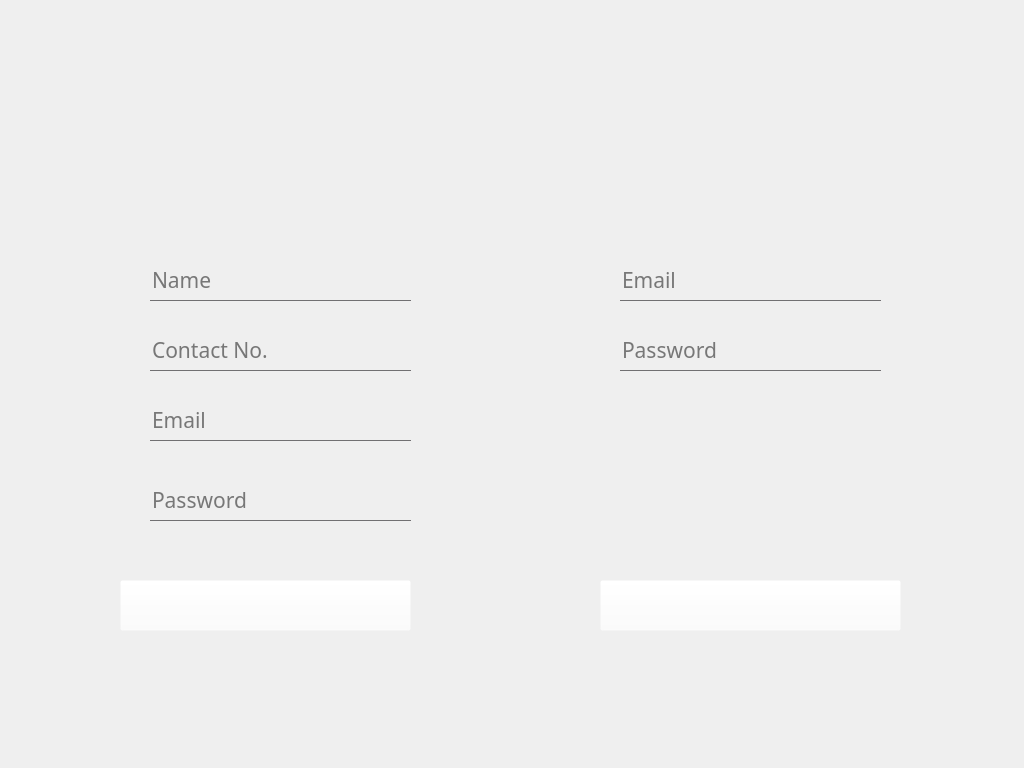
<?xml version="1.0" encoding="UTF-8"?>
<ui version="4.0">
 <class>login</class>
 <widget class="QMainWindow" name="login">
  <property name="geometry">
   <rect>
    <x>0</x>
    <y>0</y>
    <width>1024</width>
    <height>768</height>
   </rect>
  </property>
  <property name="windowTitle">
   <string>Utile</string>
  </property>
  <property name="styleSheet">
   <string notr="true">#centralwidget
{
border-image: url(:/resources/resources/login bg.jpg) contain;
}</string>
  </property>
  <widget class="QWidget" name="centralwidget">
   <property name="styleSheet">
    <string notr="true"/>
   </property>
   <widget class="QLineEdit" name="sucontact">
    <property name="geometry">
     <rect>
      <x>150</x>
      <y>330</y>
      <width>261</width>
      <height>41</height>
     </rect>
    </property>
    <property name="font">
     <font>
      <family>century gothic</family>
      <pointsize>16</pointsize>
     </font>
    </property>
    <property name="styleSheet">
     <string notr="true">background: transparent;
border: none;
color: #17072;
border-bottom: 1px solid#717072</string>
    </property>
    <property name="inputMask">
     <string/>
    </property>
    <property name="text">
     <string/>
    </property>
    <property name="placeholderText">
     <string>Contact No.</string>
    </property>
   </widget>
   <widget class="QLineEdit" name="suemail">
    <property name="geometry">
     <rect>
      <x>150</x>
      <y>400</y>
      <width>261</width>
      <height>41</height>
     </rect>
    </property>
    <property name="font">
     <font>
      <family>century gothic</family>
      <pointsize>16</pointsize>
     </font>
    </property>
    <property name="styleSheet">
     <string notr="true">background: transparent;
border: none;
color: #17072;
border-bottom: 1px solid#717072</string>
    </property>
    <property name="inputMask">
     <string/>
    </property>
    <property name="text">
     <string/>
    </property>
    <property name="placeholderText">
     <string>Email</string>
    </property>
   </widget>
   <widget class="QLineEdit" name="supass">
    <property name="geometry">
     <rect>
      <x>150</x>
      <y>480</y>
      <width>261</width>
      <height>41</height>
     </rect>
    </property>
    <property name="font">
     <font>
      <family>century gothic</family>
      <pointsize>16</pointsize>
     </font>
    </property>
    <property name="styleSheet">
     <string notr="true">background: transparent;
border: none;
color: #17072;
border-bottom: 1px solid#717072</string>
    </property>
    <property name="inputMask">
     <string/>
    </property>
    <property name="text">
     <string/>
    </property>
    <property name="echoMode">
     <enum>QLineEdit::Password</enum>
    </property>
    <property name="placeholderText">
     <string>Password</string>
    </property>
   </widget>
   <widget class="QPushButton" name="subotton">
    <property name="geometry">
     <rect>
      <x>120</x>
      <y>580</y>
      <width>291</width>
      <height>51</height>
     </rect>
    </property>
    <property name="styleSheet">
     <string notr="true">background-color: rgba(255, 255, 255, 0);</string>
    </property>
    <property name="text">
     <string/>
    </property>
   </widget>
   <widget class="QPushButton" name="pushButton">
    <property name="geometry">
     <rect>
      <x>600</x>
      <y>580</y>
      <width>301</width>
      <height>51</height>
     </rect>
    </property>
    <property name="styleSheet">
     <string notr="true">background-color: rgba(255, 255, 255, 0);</string>
    </property>
    <property name="text">
     <string/>
    </property>
   </widget>
   <widget class="QLineEdit" name="lipass">
    <property name="geometry">
     <rect>
      <x>620</x>
      <y>330</y>
      <width>261</width>
      <height>41</height>
     </rect>
    </property>
    <property name="font">
     <font>
      <family>century gothic</family>
      <pointsize>16</pointsize>
     </font>
    </property>
    <property name="styleSheet">
     <string notr="true">background: transparent;
border: none;
color: #17072;
border-bottom: 1px solid#717072</string>
    </property>
    <property name="inputMask">
     <string/>
    </property>
    <property name="text">
     <string/>
    </property>
    <property name="echoMode">
     <enum>QLineEdit::Password</enum>
    </property>
    <property name="placeholderText">
     <string>Password</string>
    </property>
   </widget>
   <widget class="QLineEdit" name="suname">
    <property name="geometry">
     <rect>
      <x>150</x>
      <y>260</y>
      <width>261</width>
      <height>41</height>
     </rect>
    </property>
    <property name="font">
     <font>
      <family>century gothic</family>
      <pointsize>16</pointsize>
     </font>
    </property>
    <property name="toolTipDuration">
     <number>-9</number>
    </property>
    <property name="styleSheet">
     <string notr="true">background: transparent;
border: none;
color: #17072;
border-bottom: 1px solid#717072</string>
    </property>
    <property name="inputMask">
     <string/>
    </property>
    <property name="text">
     <string/>
    </property>
    <property name="placeholderText">
     <string>Name</string>
    </property>
   </widget>
   <widget class="QLineEdit" name="liemail">
    <property name="geometry">
     <rect>
      <x>620</x>
      <y>260</y>
      <width>261</width>
      <height>41</height>
     </rect>
    </property>
    <property name="font">
     <font>
      <family>century gothic</family>
      <pointsize>16</pointsize>
     </font>
    </property>
    <property name="styleSheet">
     <string notr="true">background: transparent;
border: none;
color: #17072;
border-bottom: 1px solid#717072</string>
    </property>
    <property name="inputMask">
     <string/>
    </property>
    <property name="text">
     <string/>
    </property>
    <property name="placeholderText">
     <string>Email</string>
    </property>
   </widget>
  </widget>
 </widget>
 <resources/>
 <connections/>
</ui>
